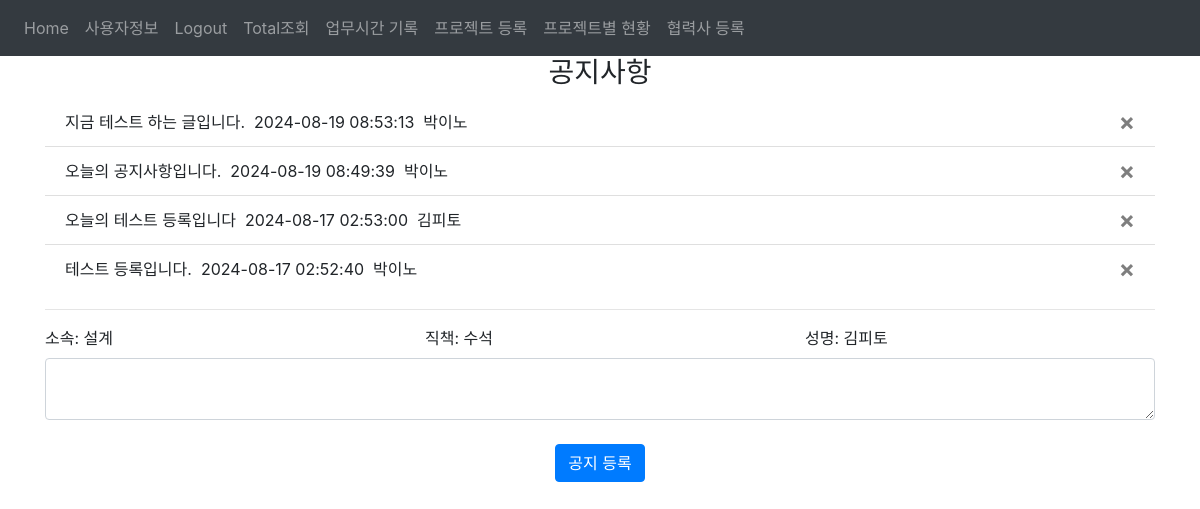
Screenshot of / (signed in) with the database file from the repository.
### website/models.py (models this page shows)
class Note(db.Model):                                                 #공지사항 또는 업무소통
    id = db.Column(db.Integer, primary_key=True)                      #DB primary_key ID
    data = db.Column(db.String(1000))                                 #공지글
    noteuname = db.Column(db.String(20))                              #작성자 이름
    date = db.Column(db.DateTime(timezone=True), default=func.now())
    user_id = db.Column(db.Integer, db.ForeignKey('user.id'))

class User(db.Model, UserMixin):                                      #Employee
    id = db.Column(db.Integer, primary_key=True)                      #DB primary_key ID
    email = db.Column(db.String(50), unique=True)                     #이름대신 ID로 사용함
    uname = db.Column(db.String(50),nullable=False)                   #이름
    udepartment = db.Column(db.String(50))                            #소속부서
    uposition = db.Column(db.String(50))                              #직책
    password = db.Column(db.String(50))                               #패스워드
    authority = db.Column(db.String(10))                              #권한관리 : 1 슈퍼 관리자, 2 관리자, 3 일반 사용자
    notes = db.relationship('Note')                                   #외래키 연동
    projects = db.relationship('Project')
    working_hours = db.relationship('Working_hour')

### website/views.py (the view, shortened to what this page needs)
@views.route('/', methods=['GET', 'POST'])
@login_required
def home():
    all_data = Note.query.order_by(desc(Note.date)).all()
    return render_template("home.html", all_data=all_data, user=current_user)

### website/__init__.py (called while the page is built)
def create_app():
    app.config['SECRET_KEY'] = 'hjshjhdjah kjshkjdhjs'
    app.config['SQLALCHEMY_DATABASE_URI'] = f'sqlite:///{DB_NAME}'
    db.init_app(app)
    from .views import views
    from .auth import auth
    app.register_blueprint(views, url_prefix='/')
    app.register_blueprint(auth, url_prefix='/')
    from .models import User
    with app.app_context():
        db.create_all()
    login_manager = LoginManager()
    login_manager.login_view = 'auth.login'
    login_manager.init_app(app)
    @login_manager.user_loader
    def load_user(id):
        return User.query.get(int(id))
    return app

### website/templates/home.html (shortened to what this page needs)
{% extends "base.html" %}
{% block content%}
<h3 align="center">공지사항</h3>
<ul class="list-group list-group-flush" id="notes">
  {% for note in all_data %}
  <li class="list-group-item">
    {{ note.data }}&nbsp;&nbsp;{{note.date}}&nbsp;&nbsp;{{note.noteuname}}
    {% if current_user.authority == '1' %}
    <button type="button" class="close" onClick="delete_note({{ note.id }})">
      <span aria-hidden="true">&times;</span>
    </button>
    {% endif %}
  </li>
  {% endfor %}
</ul>
<hr>
<form method="POST">
  <div class="row">
    <div class="col">
      <label for="userDepartmet">소속: {{user.udepartment}}</label>
    </div>
    <div class="col">
      <label for="userPosition">직책: {{user.uposition}}</label>
    </div>
    <div class="col">
      <label for="userName">성명: {{user.uname}}</label>
    </div>
  </div>
  <textarea name="note" id="note" class="form-control"></textarea>
  <br />
  <div align="center">
    <button type="submit" class="btn btn-primary">공지 등록</button>
  </div>
</form>
{% endblock %}

### rows the page displays
Note: data "지금 테스트 하는 글입니다.", date "2024-08-19 08:53:13", noteuname "박이노"
Note: data "오늘의 공지사항입니다.", date "2024-08-19 08:49:39", noteuname "박이노"
Note: data "오늘의 테스트 등록입니다", date "2024-08-17 02:53:00", noteuname "김피토"
Note: data "테스트 등록입니다.", date "2024-08-17 02:52:40", noteuname "박이노"
User: udepartment "설계", uposition "수석", uname "김피토"
